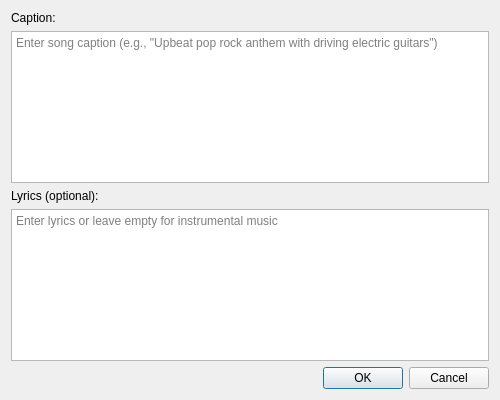
<?xml version="1.0" encoding="UTF-8"?>
<ui version="4.0">
 <class>SongDialog</class>
 <widget class="QDialog" name="SongDialog">
  <property name="geometry">
   <rect>
    <x>0</x>
    <y>0</y>
    <width>500</width>
    <height>400</height>
   </rect>
  </property>
  <property name="windowTitle">
   <string>Song Details</string>
  </property>
  <layout class="QVBoxLayout" name="verticalLayout">
   <item>
    <widget class="QLabel" name="captionLabel">
     <property name="text">
      <string>Caption:</string>
     </property>
     <property name="alignment">
      <set>Qt::AlignTop</set>
     </property>
    </widget>
   </item>
   <item>
    <widget class="QTextEdit" name="captionEdit">
     <property name="placeholderText">
      <string>Enter song caption (e.g., "Upbeat pop rock anthem with driving electric guitars")</string>
     </property>
     <property name="maximumHeight">
      <number>80</number>
     </property>
    </widget>
   </item>
   <item>
    <widget class="QLabel" name="lyricsLabel">
     <property name="text">
      <string>Lyrics (optional):</string>
     </property>
     <property name="alignment">
      <set>Qt::AlignTop</set>
     </property>
    </widget>
   </item>
   <item>
    <widget class="QTextEdit" name="lyricsEdit">
     <property name="placeholderText">
      <string>Enter lyrics or leave empty for instrumental music</string>
     </property>
     <property name="minimumHeight">
      <number>150</number>
     </property>
    </widget>
   </item>
   <item>
    <layout class="QHBoxLayout" name="buttonLayout">
     <item>
      <spacer name="horizontalSpacer">
       <property name="orientation">
        <enum>Qt::Horizontal</enum>
       </property>
       <property name="sizeHint" stdset="0">
        <size>
         <width>40</width>
         <height>20</height>
        </size>
       </property>
      </spacer>
     </item>
     <item>
      <widget class="QPushButton" name="okButton">
       <property name="text">
        <string>OK</string>
       </property>
      </widget>
     </item>
     <item>
      <widget class="QPushButton" name="cancelButton">
       <property name="text">
        <string>Cancel</string>
       </property>
      </widget>
     </item>
    </layout>
   </item>
  </layout>
 </widget>
 <resources/>
 <connections/>
</ui>
